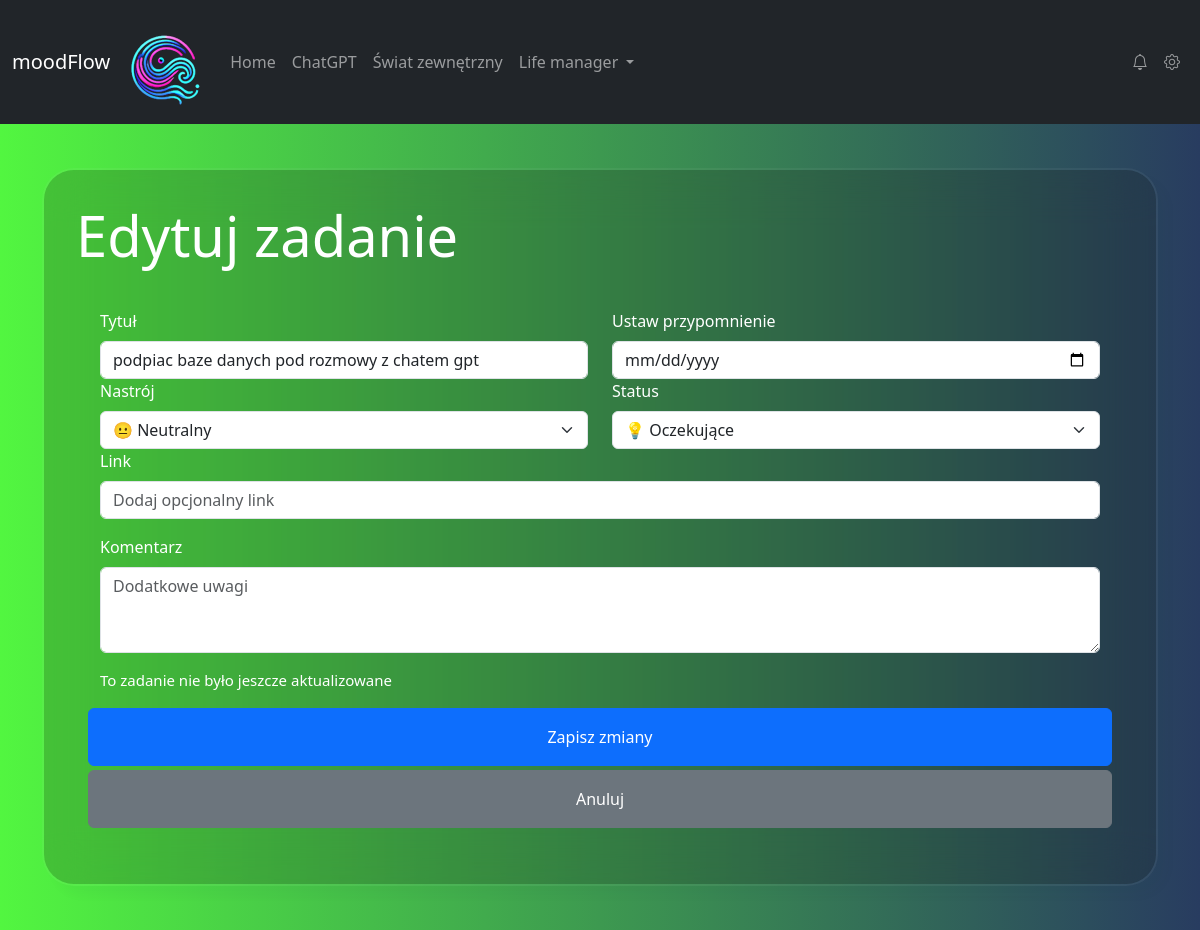
The app's page /edit/26/, older data.
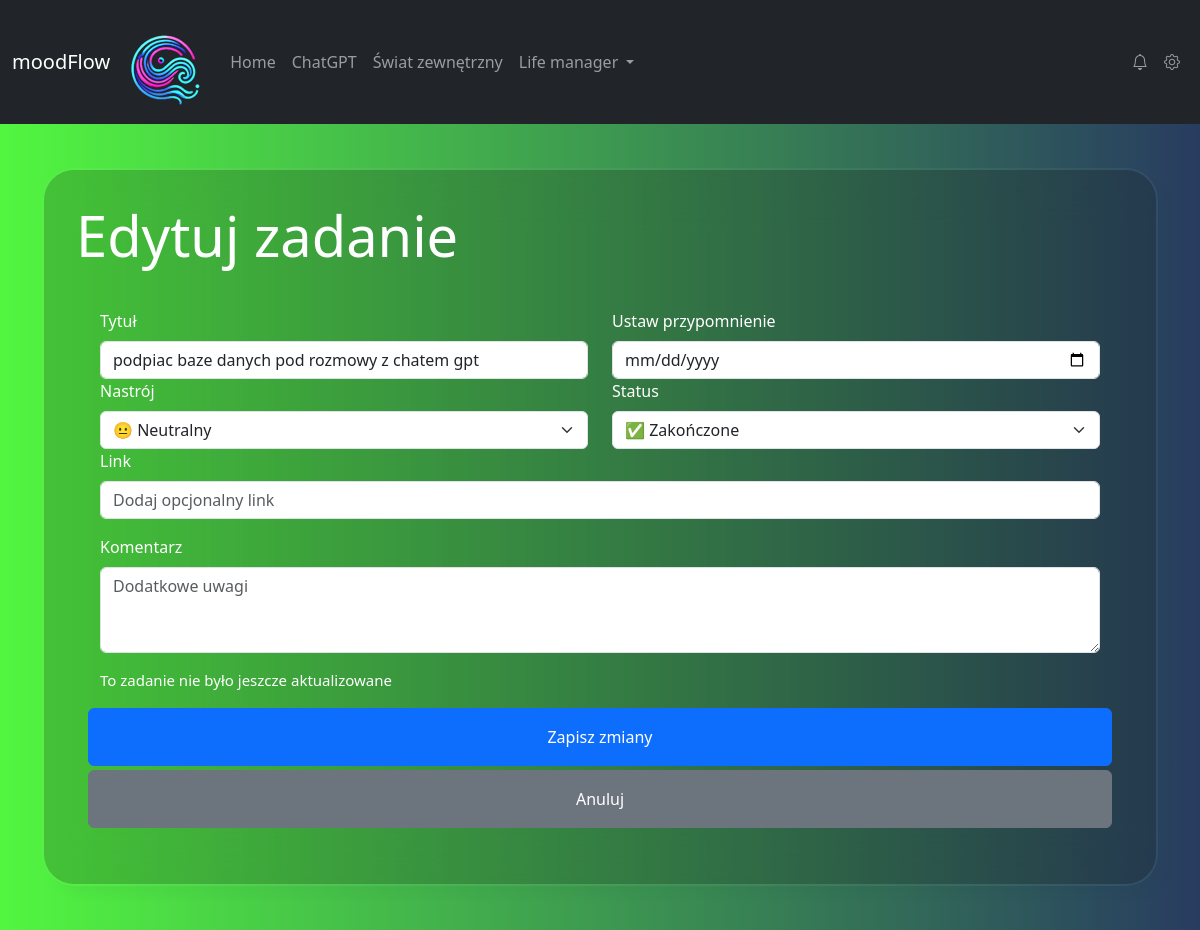
The same page, newer data.
### myapp/models.py (models this page shows, shortened)
class Task(models.Model):
    title = models.CharField(max_length=255)
    comment = models.TextField(blank=True, null=True)
    url = models.URLField(null=True, blank=True)
    mood_choice = models.CharField(choices=MOOD_CHOICES, max_length=20, default="neutral")
    status = models.CharField(choices=IDEA_STATUS, max_length=30, default="pending")
    created_at = models.DateTimeField(auto_now_add=True)
    updated_at = models.DateTimeField(null=True, blank=True)

### myapp/views.py (the view)
# urls.py: path('edit/<int:task_id>/', edit_task, name='edit_task'),  # Edycja zadania
def edit_task(request, task_id):
    task = get_object_or_404(Task, id=task_id)
    if request.method == "POST":
        form = TaskForm(request.POST, instance=task)
        if form.is_valid():
            task = form.save(commit=False)
            task.updated_at = timezone.now()
            task.save()
            return redirect("todo_list")
    else:
        form = TaskForm(instance=task)
    return render(request, "myapp/edit_task.html", {"form": form, "task": task, "task.updated_at": task.updated_at})

### myapp/forms.py
class TaskForm(forms.ModelForm):
    class Meta:
        model = Task
        fields = ["title", "comment", "url", "mood_choice", "status"]  # fields inside form
        widgets = {
            "title": forms.TextInput(attrs={"class": "form-control", "placeholder": "Wpisz tytuł zadania"}),
            "comment": forms.Textarea(attrs={"class": "form-control", "rows": 3, "placeholder": "Dodatkowe uwagi"}),
            "url": forms.URLInput(attrs={"class": "form-control", "placeholder": "Dodaj opcjonalny link"}),
            "mood_choice": forms.Select(attrs={"class": "form-select"}),
            "status": forms.Select(attrs={"class": "form-select"}),
        }

### myapp/templates/myapp/edit_task.html (shortened to what this page needs)
{% extends 'base.html' %}
{% block content %}
    <h1 class="display-4 text-white mb-3">Edytuj zadanie</h1>
    <form method="POST" class="row p-4">
        <div class="col-md-6">
            <label for="{{ form.title.id }}" class="form-label">Tytuł</label>
            {{ form.title }}
        </div>
        <div class="col-md-6">
                   <label for="task-date" class="form-label">Ustaw przypomnienie</label>
                           <input type="date" class="form-control" id="task-date" name="task_date">
                      </div>
        <div class="col-md-6">
            <label for="id_mood_choice" class="form-label">Nastrój</label>
            {{ form.mood_choice }}
        </div>
        <div class="col-md-6">
            <label for="id_status" class="form-label">Status</label>
            {{ form.status }}
        </div>
        <div class="mb-3">
            <label for="id_url" class="form-label">Link</label>
            {{ form.url }}
        </div>
        <div class="col-12">
            <label for="id_comment" class="form-label">Komentarz</label>
            {{ form.comment }}
        </div>
        <br>
        {% if task.updated_at %}
            <p class="mt-3" style="font-size: 15px">Ostatnio zaktualizowano:  {{ task.updated_at }}</p>
            {% else %}
            <p class="mt-3" style="font-size: 15px">To zadanie nie było jeszcze aktualizowane</p>
        {% endif %}
        <button type="submit" class="btn btn-primary mb-1 py-3">Zapisz zmiany</button>
        <a href="{% url 'todo_list' %}" class="btn btn-secondary py-3">Anuluj</a>
    </form>
{% endblock %}

### myapp/templates/base.html (shortened to what this page needs)
{% load static %}
<!DOCTYPE html>
<html lang="pl">
<head>
    <link href="{% static 'css/styles.css' %}" type="text/css" rel="stylesheet">
    <link href="https://cdn.jsdelivr.net/npm/bootstrap@5.3.2/dist/css/bootstrap.min.css" rel="stylesheet">
    <link href="https://cdn.jsdelivr.net/npm/bootstrap-icons/font/bootstrap-icons.css" rel="stylesheet">
</head>
<body>
    <nav class="navbar navbar-expand-lg navbar-dark bg-dark sticky-top">
        <div class="container-fluid">
            <a class="navbar-brand" href="{% url 'home' %}">
                moodFlow
            </a>
           <a class="navbar-brand text-center mt-3" href="{% url 'home' %}">
                <img src="{% static 'img/logo-male-bez-tla.png' %}" alt="Logo" class="logo">
            </a>
            <div class="collapse navbar-collapse" id="navbarNavDropdown">
              <ul class="navbar-nav me-auto">
                <li class="nav-item">
                    <a class="nav-link {% if request.resolver_match.url_name == 'home' %}active" aria-current="page{% endif %}" href="{% url 'home' %}">Home</a>
                </li>
                <li class="nav-item">
                    <a class="nav-link {% if request.resolver_match.url_name == 'chat' %}active" aria-current="page{% endif %}" href="{% url 'chat' %}">ChatGPT</a>
                </li>
                <li class="nav-item">
                    <a class="nav-link {% if request.resolver_match.url_name == 'news' %}active" aria-current="page{% endif %}" href="{% url 'news' %}">Świat zewnętrzny</a>
                </li>
                <li class="nav-item dropdown">
                    <a class="nav-link dropdown-toggle" href="#" id="navbarDropdownMenuLink" role="button" data-bs-toggle="dropdown" aria-expanded="false">
                        Life manager
                    </a>
                </li>
            </ul>
                <ul class="navbar-nav ms-auto">
                    <li class="nav-item">
                        <a class="nav-link" href="#" data-bs-toggle="tooltip" data-bs-placement="bottom" title="Brak aktualnie powiadomień">
                            <i class="bi bi-bell"></i>
                        </a>
                    </li>
                    <li class="nav-item">
                        <a class="nav-link" href="#" data-bs-toggle="tooltip" data-bs-placement="bottom" title="Panel administracyjny">
                            <i class="bi bi-gear"></i>
                        </a>
                    </li>
                </ul>
            </div>
        </div>
    </nav>
    <div class="main-content">
        <div class="gradient-custom-2">
            <div class="container my-4">
                <div class="d-flex justify-content-center">
                    <div class="mask-custom">
                        {% block content %}{% endblock %}
                    </div>
                </div>
            </div>
        </div>
    </div>
</body>
</html>

### static/css/styles.css (style rules this page uses)
.gradient-custom-2 { background: linear-gradient(to right, rgb(82, 246, 64), rgb(40, 60, 96)); min-height: 100vh; display: flex; justify-content: center; align-items: center; padding: 20px; }
.mask-custom { background: rgba(24, 24, 16, 0.2); border-radius: 2em; backdrop-filter: blur(25px); border: 2px solid rgba(255, 255, 255, 0.05); background-clip: padding-box; box-shadow: 10px 10px 10px rgba(46, 54, 68, 0.03); padding: 2rem; max-width: 100%; width: 100%; box-sizing: border-box; min-width: 300px; color: white; }

Row changes from the older to the newer data that the page shows:
changed Task "podpiac baze danych pod rozmowy z chatem gpt": status "💡 Oczekujące" → "✅ Zakończone"
